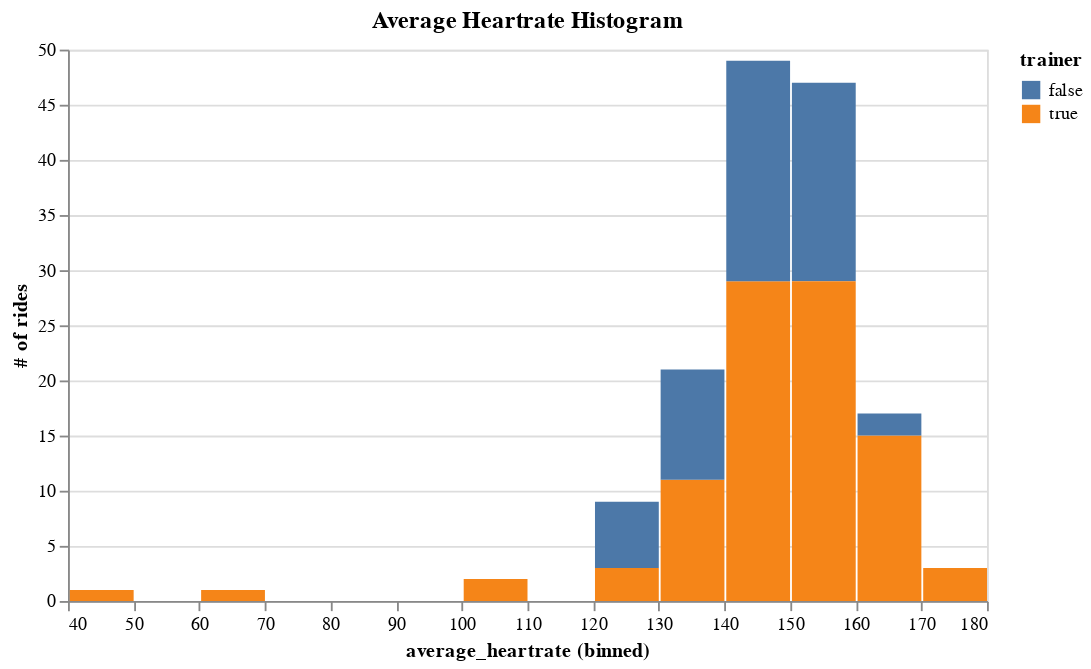

The notebook cell this image was saved under:
### Code cell
alt.Chart(rides).mark_bar().encode(
    alt.X("average_heartrate:Q",bin=alt.Bin(step=10)),
    y=alt.Y('count(activity_id):Q', axis=alt.Axis(title='# of rides')),
    color='trainer:N',
).properties(
    width=500,
    title='Average Heartrate Histogram'
)

### Figure 1 — Vega-Lite specification as saved in the notebook (floating-point values rounded to 4 significant figures; data arrays with more than 128 entries replaced by an {"elided": "..."} marker saying what was removed)
{"config": {"view": {"continuousWidth": 400, "continuousHeight": 300}}, "data": {"name": "data-f8ec995841c8421e3ecaf868cd129381"}, "mark": "bar", "encoding": {"color": {"type": "nominal", "field": "trainer"}, "x": {"type": "quantitative", "bin": {"step": 10}, "field": "average_heartrate"}, "y": {"type": "quantitative", "aggregate": "count", "axis": {"title": "# of rides"}, "field": "activity_id"}}, "title": "Average Heartrate Histogram", "width": 500, "$schema": "https://vega.github.io/schema/vega-lite/v4.0.2.json", "datasets": {"data-f8ec995841c8421e3ecaf868cd129381": {"elided": "156 records"}}}
